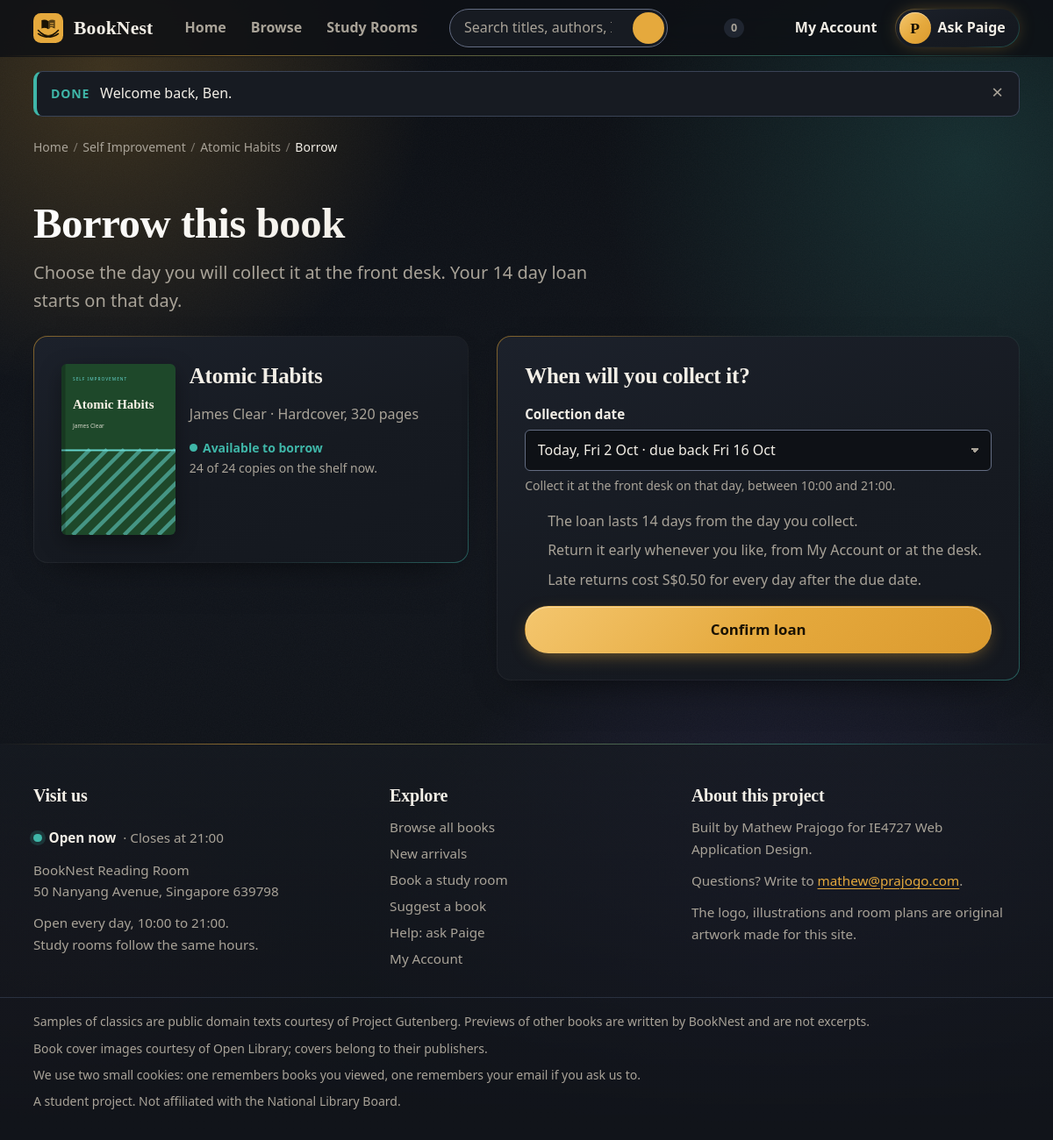
Page /borrow.php?id=1 (signed in) on the earlier database version.
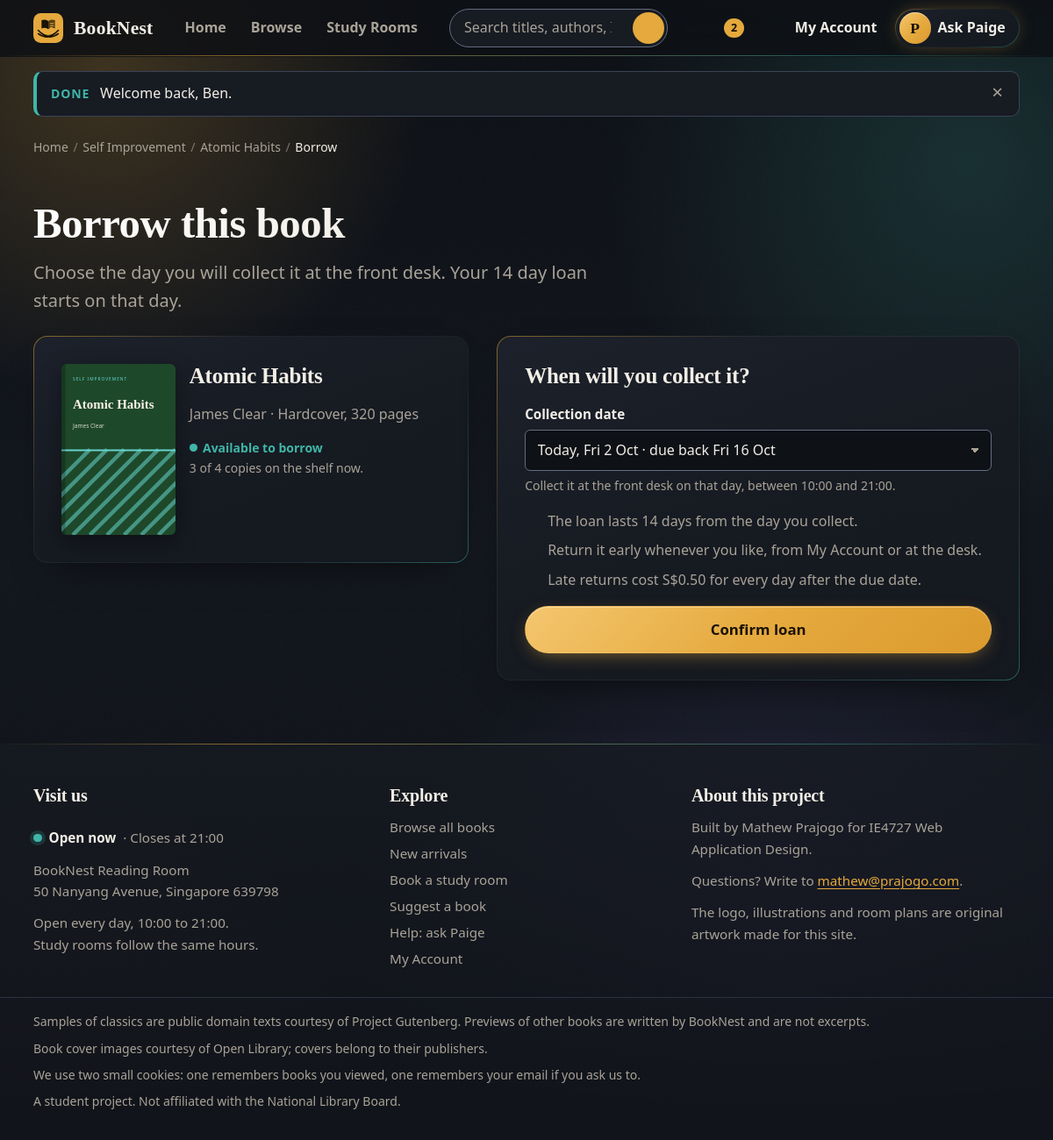
Same page on the later database version.
### tables this page shows
CREATE TABLE books (
  id             INT UNSIGNED AUTO_INCREMENT PRIMARY KEY,
  serial_no      CHAR(10)     NOT NULL,
  isbn           CHAR(13)     NULL,
  title          VARCHAR(150) NOT NULL,
  author         VARCHAR(100) NOT NULL,
  publisher      VARCHAR(80)  NULL,
  format         VARCHAR(20)  NOT NULL DEFAULT 'Paperback',
  category_id    INT UNSIGNED NOT NULL,
  hook           VARCHAR(200) NOT NULL DEFAULT '',
  synopsis       TEXT         NOT NULL,
  sample_text    LONGTEXT     NULL,
  sample_type    ENUM('excerpt','preview') NOT NULL DEFAULT 'excerpt',
  price          DECIMAL(8,2) NOT NULL DEFAULT 0.00,   
  rating         DECIMAL(2,1) NOT NULL DEFAULT 0.0,
  published_year SMALLINT     NOT NULL,
  pages          SMALLINT UNSIGNED NOT NULL,
  stock          SMALLINT UNSIGNED NOT NULL DEFAULT 0,   
  cover_path     VARCHAR(120) NOT NULL,
  cover_alt      VARCHAR(200) NOT NULL,
  is_featured    TINYINT(1)   NOT NULL DEFAULT 0,
  is_staff_pick  TINYINT(1)   NOT NULL DEFAULT 0,
  status         ENUM('approved','pending','rejected') NOT NULL DEFAULT 'pending',
  added_by       INT UNSIGNED NULL,
  created_at     DATETIME NOT NULL DEFAULT CURRENT_TIMESTAMP,
  UNIQUE KEY uq_books_serial (serial_no),
  KEY ix_books_status_cat (status, category_id),
  KEY ix_books_title (title),
  KEY ix_books_author (author),
  KEY ix_books_isbn (isbn),
  KEY ix_books_created (created_at),
  CONSTRAINT fk_books_category FOREIGN KEY (category_id) REFERENCES categories(id),
  CONSTRAINT fk_books_user FOREIGN KEY (added_by) REFERENCES users(id) ON DELETE SET NULL
);

### includes/functions.php (called while the page is built, shortened)
<?php
function e(mixed $value): string
{
    return htmlspecialchars((string) $value, ENT_QUOTES, 'UTF-8');
}
function url(string $path = ''): string
{
    return BASE_URL . ltrim($path, '/');
}
function input_int(array $source, string $key): int
{
    $v = $source[$key] ?? '';
    return (is_string($v) && ctype_digit($v)) ? (int) $v : 0;
}

### includes/db.php (called while the page is built, shortened)
<?php
function db(): mysqli
{
    static $conn = null;
    if ($conn === null) {
        $conn = new mysqli(DB_HOST, DB_USER, DB_PASS, DB_NAME);
        $conn->set_charset('utf8mb4');
        $conn->query("SET time_zone = '+08:00'");
    }
    return $conn;
}
function db_run(string $sql, array $params = []): mysqli_stmt
{
    $stmt = db()->prepare($sql);
    $stmt->execute($params ? array_values($params) : null);
    return $stmt;
}
function db_all(string $sql, array $params = []): array
{
    return db_run($sql, $params)->get_result()->fetch_all(MYSQLI_ASSOC);
}
function db_one(string $sql, array $params = []): ?array
{
    $row = db_run($sql, $params)->get_result()->fetch_assoc();
    return $row ?: null;
}

### includes/auth.php (called while the page is built, shortened)
<?php
function current_user(): ?array
{
    static $user = false;
    if ($user === false) {
        $user = null;
        if (!empty($_SESSION['uid'])) {
            $user = db_one('SELECT id, full_name, email, role, created_at FROM users WHERE id = ?', [$_SESSION['uid']]);
        }
    }
    return $user;
}
function user_id(): int
{
    return (int) (current_user()['id'] ?? 0);
}
function require_login(string $message = 'Please sign in to continue.'): array
{
    $user = current_user();
    return $user;
}

### borrow.php (the view, shortened to what the rows shown need)
<?php
$user = require_login('Please sign in to borrow a book. Membership is free.');
$id = input_int($_GET, 'id');
$book = $id ? db_one('SELECT ' . card_columns() . ", b.format, b.pages, c.name AS category, c.slug AS category_slug
                      FROM books b JOIN categories c ON c.id = b.category_id WHERE b.id = ? AND b.status = 'approved'", [$id]) : null;
$loan = my_loans()[$id] ?? null;
$entry = my_queue()[$id] ?? null;
$available = (int) $book['stock'] - (int) $book['on_loan'] - (int) $book['held'];
$offered = $entry && $entry['status'] === 'offered';
$canBorrow = !$loan && ($offered || (!$entry && $available > 0));
require __DIR__ . '/includes/header.php';
?>
<div class="container">
  <header class="page-head">
    <h1>Borrow this book</h1>
  </header>
  <div class="borrow-grid">
    <aside class="panel borrow-book" aria-labelledby="borrow-book-title">
      <?= cover_img($book, 'borrow-cover', false, 160) ?>
      <div>
        <h2 id="borrow-book-title" class="panel-title"><?= e($book['title']) ?></h2>
        <p class="muted"><?= e($book['author']) ?> · <?= e($book['format']) ?>, <?= (int) $book['pages'] ?> pages</p>
        <p class="avail-line"><?= availability_html($book) ?></p>
        <p class="small muted"><?= max(0, $available) ?> of <?= (int) $book['stock'] ?> <?= (int) $book['stock'] === 1 ? 'copy' : 'copies' ?> on the shelf now.</p>
      </div>
    </aside>
    <?php if ($loan): ?>
    <section class="panel" aria-labelledby="have-title">
      <h2 id="have-title" class="panel-title">You already have this book</h2>
      <p>It is due back on <strong><?= e(long_date($loan['due_date'])) ?></strong>. You can borrow one copy of a title at a time.</p>
      <a class="btn btn-primary" href="<?= e(url('account.php#loans')) ?>">See your loans</a>
    </section>
    <?php else: ?>
    <form class="panel form borrow-form" action="<?= e(url('process/loan.php')) ?>" method="post">
      <h2 class="panel-title"><?= $offered ? 'Your copy is waiting' : 'When will you collect it?' ?></h2>
    </form>
    <?php endif; ?>
  </div>
</div>
<?php require __DIR__ . '/includes/footer.php'; ?>

### includes/views.php (shortened to what the rows shown need)
<?php
function cover_file(array $book, bool $small = false): string
{
    $base = 'covers/real/' . basename($book['cover_path'], '.svg');
    return is_file(APP_ROOT . '/assets/' . $base . '.jpg') ? $base . '.jpg' : $book['cover_path'];
}
function cover_img(array $book, string $class = '', bool $lazy = true, int $width = 400, bool $card = false): string
{
    $large = cover_file($book);
    $small = cover_file($book, true);
    $src = ($card || $width <= 200) ? $small : $large;
    $srcset = ($card && $small !== $large)
        ? ' srcset="' . e(url('assets/' . $small)) . ' 1x, ' . e(url('assets/' . $large)) . ' 2x"' : '';
    $priority = $lazy ? ' loading="lazy"' : (($card || $width <= 200) ? '' : ' fetchpriority="high"');
    return '<img class="' . e($class) . '" src="' . e(url('assets/' . $src)) . '"' . $srcset . ' alt="' . e($book['cover_alt'])
        . '" width="' . $width . '" height="' . (int) round($width * 1.5) . '"' . $priority . ' decoding="async">';
}
function card_columns(string $alias = 'b'): string
{
    return "$alias.id, $alias.serial_no, $alias.title, $alias.author, $alias.hook, $alias.rating, $alias.stock, $alias.cover_path, $alias.cover_alt, $alias.category_id, $alias.created_at, "
        . availability_columns($alias);
}

Differences in the rows shown:
changed books "Atomic Habits": stock "24" → "4"; stock "24" → (not shown)
Other differences:
$onLoan: "0" → "2"
max(0, $available): (not shown) → "3"
